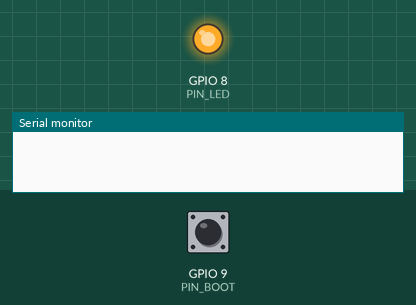
The sketch below on a simulated ESP32-C3. Parts: output pins drawn as LEDs (lit = HIGH), the last lines printed to the serial monitor. Inputs (shaded band) come from the test bench; at power-on: GPIO 9 (PIN_BOOT) HIGH.

Above: at 1.2 s.
1.3 s: GPIO 9 (PIN_BOOT) pulled LOW for 0.15 s
At 1.39 s:
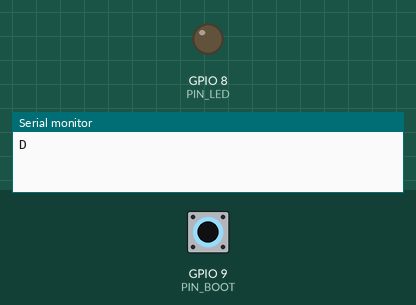
2.9 s: GPIO 9 (PIN_BOOT) pulled LOW for 3.2 s
At 6.5 s:
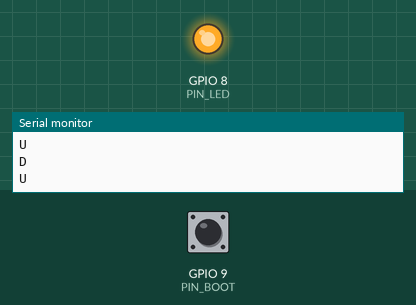
Timing chart, 0 to 8.0 s (numbered marks = the images above; inputs shaded):
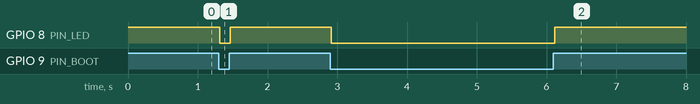

Measured:
- after the input at 1.3 s, GPIO 8 (PIN_LED): HIGH → LOW at once, → HIGH 0.15 s later
- after the input at 2.9 s, GPIO 8 (PIN_LED): HIGH → LOW at once, → HIGH 3.2 s later

The sketch:

boton_claude.ino
```cpp
// Botón Claude — programa de la placa (ESP32-C3 Super Mini).
//
// La placa no decide nada: solo cuenta por el puerto serie USB cuándo se pulsa
// y cuándo se suelta el botón BOOT. Una línea por suceso:
//   D  = pulsado (down)      U  = soltado (up)
// Qué significa cada pulsación lo decide el programa del Mac (mac/boton_claude.py).
//
// Arduino IDE: placa «ESP32C3 Dev Module», «USB CDC On Boot: Enabled».

const int PIN_BOOT = 9;        // botón BOOT: une GPIO9 a masa al pulsar
const int PIN_LED = 8;         // LED azul de la placa (se enciende con LOW)
const unsigned long REBOTE_MS = 15;

bool pulsado = false;          // estado ya filtrado
bool lectura = false;          // última lectura en bruto
unsigned long cambio = 0;      // cuándo cambió la lectura en bruto

void setup() {
  pinMode(PIN_BOOT, INPUT_PULLUP);
  pinMode(PIN_LED, OUTPUT);
  digitalWrite(PIN_LED, HIGH);
  Serial.begin(115200);
  Serial.setTxTimeoutMs(0);    // si nadie escucha, no se queda esperando
}

void loop() {
  bool ahora = digitalRead(PIN_BOOT) == LOW;
  if (ahora != lectura) {
    lectura = ahora;
    cambio = millis();
  }
  if (lectura != pulsado && millis() - cambio >= REBOTE_MS) {
    pulsado = lectura;
    digitalWrite(PIN_LED, pulsado ? LOW : HIGH);
    Serial.println(pulsado ? "D" : "U");
  }
  delay(1);
}
```
